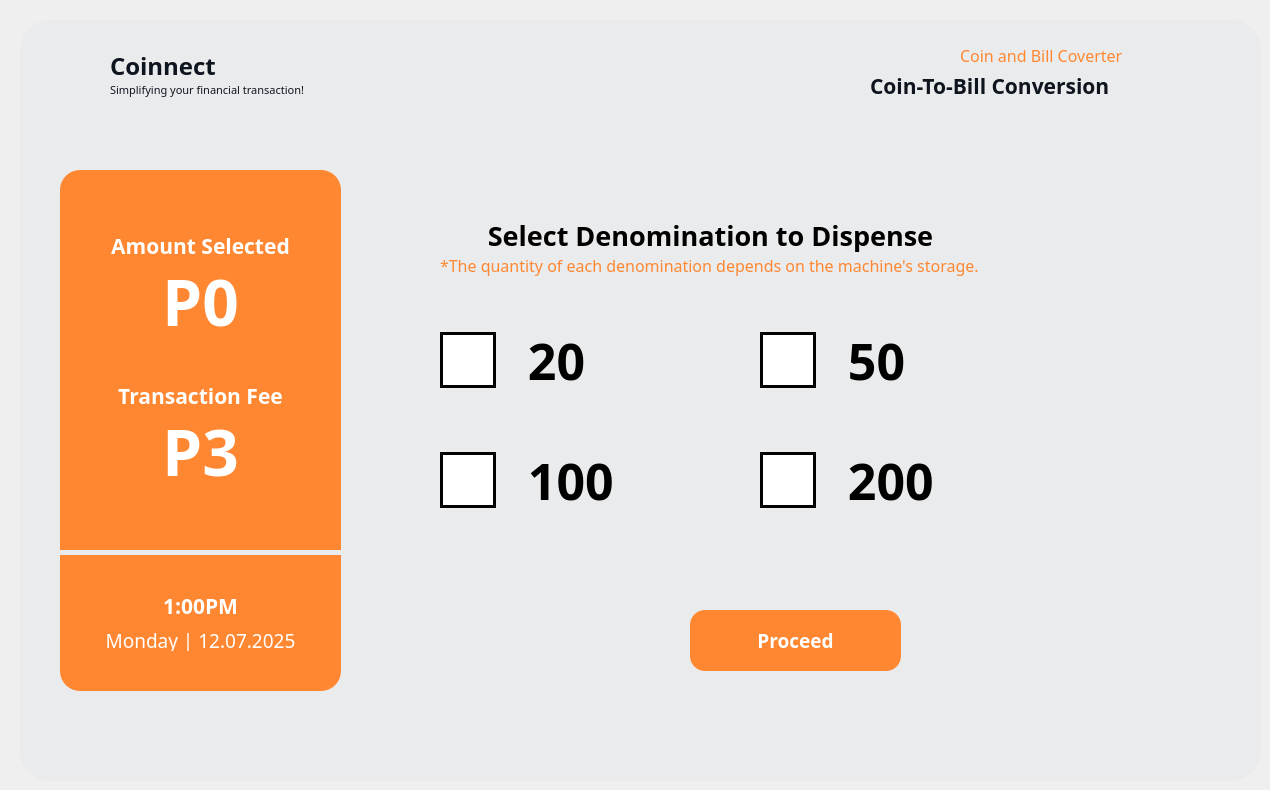
    <widget class="QWidget" name="CB_Dashboard_06">
     <widget class="QFrame" name="DashboardFrame">
      <property name="enabled">
       <bool>true</bool>
      </property>
      <property name="geometry">
       <rect>
        <x>20</x>
        <y>20</y>
        <width>1241</width>
        <height>761</height>
       </rect>
      </property>
      <property name="font">
       <font>
        <pointsize>9</pointsize>
       </font>
      </property>
      <property name="styleSheet">
       <string notr="true">QFrame {
    background-color: #eaebec;
	border-radius: 30px;
}
</string>
      </property>
      <property name="frameShape">
       <enum>QFrame::StyledPanel</enum>
      </property>
      <property name="frameShadow">
       <enum>QFrame::Raised</enum>
      </property>
      <widget class="QLabel" name="label_41">
       <property name="geometry">
        <rect>
         <x>90</x>
         <y>20</y>
         <width>141</width>
         <height>51</height>
        </rect>
       </property>
       <property name="font">
        <font>
         <family>Montserrat</family>
         <pointsize>18</pointsize>
         <weight>75</weight>
         <bold>true</bold>
        </font>
       </property>
       <property name="styleSheet">
        <string notr="true">QLabel {
    color: #0f151f;
}
</string>
       </property>
       <property name="text">
        <string>Coinnect</string>
       </property>
      </widget>
      <widget class="QLabel" name="label_42">
       <property name="geometry">
        <rect>
         <x>90</x>
         <y>60</y>
         <width>231</width>
         <height>20</height>
        </rect>
       </property>
       <property name="font">
        <font>
         <family>Montserrat</family>
         <pointsize>8</pointsize>
         <weight>50</weight>
         <bold>false</bold>
        </font>
       </property>
       <property name="styleSheet">
        <string notr="true">QLabel {
    color: #0f151f;
}
</string>
       </property>
       <property name="text">
        <string>Simplifying your financial transaction!</string>
       </property>
      </widget>
      <widget class="QLabel" name="main_logo_14">
       <property name="geometry">
        <rect>
         <x>40</x>
         <y>35</y>
         <width>40</width>
         <height>40</height>
        </rect>
       </property>
       <property name="text">
        <string/>
       </property>
       <property name="pixmap">
        <pixmap>C:/Users/Asus Tuf/Documents/dondon my documents/Research/Coinnect UI/2 Icons/Coinnect Logo.png</pixmap>
       </property>
       <property name="scaledContents">
        <bool>true</bool>
       </property>
      </widget>
      <widget class="QLabel" name="label_43">
       <property name="geometry">
        <rect>
         <x>410</x>
         <y>190</y>
         <width>561</width>
         <height>51</height>
        </rect>
       </property>
       <property name="font">
        <font>
         <family>Montserrat</family>
         <pointsize>20</pointsize>
         <weight>75</weight>
         <bold>true</bold>
        </font>
       </property>
       <property name="layoutDirection">
        <enum>Qt::LeftToRight</enum>
       </property>
       <property name="styleSheet">
        <string notr="true">QLabel {
    color: black;
	background-color: transparent;
}
</string>
       </property>
       <property name="text">
        <string>Select Denomination to Dispense</string>
       </property>
       <property name="alignment">
        <set>Qt::AlignCenter</set>
       </property>
      </widget>
      <widget class="QLabel" name="label_44">
       <property name="geometry">
        <rect>
         <x>940</x>
         <y>20</y>
         <width>201</width>
         <height>31</height>
        </rect>
       </property>
       <property name="font">
        <font>
         <family>Montserrat</family>
         <pointsize>12</pointsize>
         <weight>50</weight>
         <bold>false</bold>
        </font>
       </property>
       <property name="styleSheet">
        <string notr="true">QLabel {
    color: #ff8731;
}
</string>
       </property>
       <property name="text">
        <string>Coin and Bill Coverter</string>
       </property>
      </widget>
      <widget class="QLabel" name="label_45">
       <property name="geometry">
        <rect>
         <x>850</x>
         <y>40</y>
         <width>291</width>
         <height>51</height>
        </rect>
       </property>
       <property name="font">
        <font>
         <family>Montserrat</family>
         <pointsize>16</pointsize>
         <weight>75</weight>
         <bold>true</bold>
        </font>
       </property>
       <property name="styleSheet">
        <string notr="true">QLabel {
    color: #0F151F;
}
</string>
       </property>
       <property name="text">
        <string>Coin-To-Bill Conversion</string>
       </property>
      </widget>
      <widget class="QLabel" name="main_logo_15">
       <property name="geometry">
        <rect>
         <x>1150</x>
         <y>30</y>
         <width>50</width>
         <height>50</height>
        </rect>
       </property>
       <property name="text">
        <string/>
       </property>
       <property name="pixmap">
        <pixmap>C:/Users/Asus Tuf/Documents/dondon my documents/Research/Coinnect UI/2 Icons/Black_coin to bill.png</pixmap>
       </property>
       <property name="scaledContents">
        <bool>true</bool>
       </property>
      </widget>
      <widget class="QToolButton" name="type_foreignBtn_3">
       <property name="geometry">
        <rect>
         <x>40</x>
         <y>150</y>
         <width>281</width>
         <height>521</height>
        </rect>
       </property>
       <property name="font">
        <font>
         <family>Montserrat</family>
         <pointsize>16</pointsize>
         <weight>75</weight>
         <bold>true</bold>
        </font>
       </property>
       <property name="cursor">
        <cursorShape>ArrowCursor</cursorShape>
       </property>
       <property name="styleSheet">
        <string notr="true">QToolButton {
    background-color: #ff8731;
    color: white;
    border: none;
    border-radius: 20px;
    padding-top:30px;
    text-align: center;
}

</string>
       </property>
       <property name="text">
        <string/>
       </property>
       <property name="iconSize">
        <size>
         <width>200</width>
         <height>200</height>
        </size>
       </property>
       <property name="checkable">
        <bool>false</bool>
       </property>
       <property name="popupMode">
        <enum>QToolButton::InstantPopup</enum>
       </property>
       <property name="toolButtonStyle">
        <enum>Qt::ToolButtonTextOnly</enum>
       </property>
      </widget>
      <widget class="QToolButton" name="cb_dashboard_proceed">
       <property name="geometry">
        <rect>
         <x>670</x>
         <y>590</y>
         <width>211</width>
         <height>61</height>
        </rect>
       </property>
       <property name="font">
        <font>
         <family>Montserrat</family>
         <pointsize>14</pointsize>
         <weight>75</weight>
         <bold>true</bold>
        </font>
       </property>
       <property name="cursor">
        <cursorShape>PointingHandCursor</cursorShape>
       </property>
       <property name="styleSheet">
        <string notr="true">QToolButton {
    background-color: #ff8731;
    color: white;
    border: none;
    border-radius: 15px;
    text-align: center;
}

QToolButton:hover {
    background-color: #FFA05C;  /* light gray */
}

QToolButton:pressed {
    background-color: #F56600;
    padding-top: 15px;  /* simulate press-in */
    padding-bottom: 20px;
 
}

</string>
       </property>
       <property name="text">
        <string>Proceed</string>
       </property>
       <property name="iconSize">
        <size>
         <width>200</width>
         <height>200</height>
        </size>
       </property>
       <property name="checkable">
        <bool>false</bool>
       </property>
       <property name="popupMode">
        <enum>QToolButton::InstantPopup</enum>
       </property>
       <property name="toolButtonStyle">
        <enum>Qt::ToolButtonIconOnly</enum>
       </property>
      </widget>
      <widget class="QLabel" name="label_61">
       <property name="geometry">
        <rect>
         <x>420</x>
         <y>220</y>
         <width>651</width>
         <height>51</height>
        </rect>
       </property>
       <property name="font">
        <font>
         <family>Montserrat</family>
         <pointsize>12</pointsize>
         <weight>50</weight>
         <bold>false</bold>
        </font>
       </property>
       <property name="styleSheet">
        <string notr="true">QLabel {
    color: #ff8731;
}
</string>
       </property>
       <property name="text">
        <string>*The quantity of each denomination depends on the machine's storage.</string>
       </property>
      </widget>
      <widget class="QLabel" name="label_62">
       <property name="geometry">
        <rect>
         <x>70</x>
         <y>200</y>
         <width>221</width>
         <height>51</height>
        </rect>
       </property>
       <property name="font">
        <font>
         <family>Montserrat</family>
         <pointsize>16</pointsize>
         <weight>75</weight>
         <bold>true</bold>
        </font>
       </property>
       <property name="layoutDirection">
        <enum>Qt::LeftToRight</enum>
       </property>
       <property name="styleSheet">
        <string notr="true">QLabel {
    color: white;
	background-color: transparent;
}
</string>
       </property>
       <property name="text">
        <string>Amount Selected</string>
       </property>
       <property name="alignment">
        <set>Qt::AlignCenter</set>
       </property>
      </widget>
      <widget class="QLabel" name="cb_dashboard_selected">
       <property name="geometry">
        <rect>
         <x>90</x>
         <y>240</y>
         <width>181</width>
         <height>81</height>
        </rect>
       </property>
       <property name="font">
        <font>
         <family>Montserrat</family>
         <pointsize>48</pointsize>
         <weight>75</weight>
         <bold>true</bold>
        </font>
       </property>
       <property name="layoutDirection">
        <enum>Qt::LeftToRight</enum>
       </property>
       <property name="styleSheet">
        <string notr="true">QLabel {
    color: white;
	background-color: transparent;
}
</string>
       </property>
       <property name="text">
        <string>P0</string>
       </property>
       <property name="alignment">
        <set>Qt::AlignCenter</set>
       </property>
      </widget>
      <widget class="QLabel" name="cb_dashboard_tf">
       <property name="geometry">
        <rect>
         <x>90</x>
         <y>390</y>
         <width>181</width>
         <height>81</height>
        </rect>
       </property>
       <property name="font">
        <font>
         <family>Montserrat</family>
         <pointsize>48</pointsize>
         <weight>75</weight>
         <bold>true</bold>
        </font>
       </property>
       <property name="layoutDirection">
        <enum>Qt::LeftToRight</enum>
       </property>
       <property name="styleSheet">
        <string notr="true">QLabel {
    color: white;
	background-color: transparent;
}
</string>
       </property>
       <property name="text">
        <string>P3</string>
       </property>
       <property name="alignment">
        <set>Qt::AlignCenter</set>
       </property>
      </widget>
      <widget class="QLabel" name="label_65">
       <property name="geometry">
        <rect>
         <x>70</x>
         <y>350</y>
         <width>221</width>
         <height>51</height>
        </rect>
       </property>
       <property name="font">
        <font>
         <family>Montserrat</family>
         <pointsize>16</pointsize>
         <weight>75</weight>
         <bold>true</bold>
        </font>
       </property>
       <property name="layoutDirection">
        <enum>Qt::LeftToRight</enum>
       </property>
       <property name="styleSheet">
        <string notr="true">QLabel {
    color: white;
	background-color: transparent;
}
</string>
       </property>
       <property name="text">
        <string>Transaction Fee</string>
       </property>
       <property name="alignment">
        <set>Qt::AlignCenter</set>
       </property>
      </widget>
      <widget class="Line" name="line_6">
       <property name="geometry">
        <rect>
         <x>40</x>
         <y>530</y>
         <width>281</width>
         <height>5</height>
        </rect>
       </property>
       <property name="orientation">
        <enum>Qt::Horizontal</enum>
       </property>
      </widget>
      <widget class="QLabel" name="main_timeLabel_4">
       <property name="geometry">
        <rect>
         <x>110</x>
         <y>570</y>
         <width>141</width>
         <height>31</height>
        </rect>
       </property>
       <property name="font">
        <font>
         <family>Montserrat</family>
         <pointsize>16</pointsize>
         <weight>75</weight>
         <bold>true</bold>
        </font>
       </property>
       <property name="layoutDirection">
        <enum>Qt::LeftToRight</enum>
       </property>
       <property name="styleSheet">
        <string notr="true">QLabel {
	background-color: transparent;
    color: white;  /* or just #fff */
}
</string>
       </property>
       <property name="text">
        <string>1:00PM</string>
       </property>
       <property name="alignment">
        <set>Qt::AlignCenter</set>
       </property>
      </widget>
      <widget class="QLabel" name="main_DateLabel_4">
       <property name="geometry">
        <rect>
         <x>60</x>
         <y>610</y>
         <width>241</width>
         <height>21</height>
        </rect>
       </property>
       <property name="font">
        <font>
         <family>Montserrat</family>
         <pointsize>14</pointsize>
         <weight>50</weight>
         <bold>false</bold>
        </font>
       </property>
       <property name="styleSheet">
        <string notr="true">QLabel {
	background-color: transparent;
    color: white;  /* or just #fff */
}
</string>
       </property>
       <property name="text">
        <string>Monday | 12.07.2025</string>
       </property>
       <property name="alignment">
        <set>Qt::AlignCenter</set>
       </property>
      </widget>
      <widget class="QCheckBox" name="cb_dashboard_20">
       <property name="geometry">
        <rect>
         <x>420</x>
         <y>300</y>
         <width>161</width>
         <height>81</height>
        </rect>
       </property>
       <property name="font">
        <font>
         <family>Montserrat</family>
         <pointsize>-1</pointsize>
         <weight>75</weight>
         <bold>true</bold>
        </font>
       </property>
       <property name="styleSheet">
        <string notr="true">QCheckBox {
    color: black;
    background-color: transparent;
    font-size: 50px;
}

QCheckBox::indicator {
    width: 50px;
    height: 50px;
}

/* CHECKED */
QCheckBox::indicator:checked {
    background-color: #F56600;
    border: 3px solid #F56600;
    image: url(&quot;D:/Coinnect UI/checkWhite.png&quot;);
}

/* UNCHECKED */
QCheckBox::indicator:unchecked {
    background-color: white;
    border: 3px solid #000000;
}

/* DISABLED STATE (Visually Greyed Out) */
QCheckBox:disabled {
    color: grey;
}

QCheckBox::indicator:disabled {
    background-color: #CCCCCC;
    border: 3px solid #aaaaaa;
}
</string>
       </property>
       <property name="text">
        <string>  20</string>
       </property>
       <property name="tristate">
        <bool>false</bool>
       </property>
      </widget>
      <widget class="QCheckBox" name="cb_dashboard_50">
       <property name="geometry">
        <rect>
         <x>740</x>
         <y>300</y>
         <width>161</width>
         <height>81</height>
        </rect>
       </property>
       <property name="font">
        <font>
         <family>Montserrat</family>
         <pointsize>-1</pointsize>
         <weight>75</weight>
         <bold>true</bold>
        </font>
       </property>
       <property name="styleSheet">
        <string notr="true">QCheckBox {
    color: black;
    background-color: transparent;
    font-size: 50px;
}

QCheckBox::indicator {
    width: 50px;
    height: 50px;
}

/* CHECKED */
QCheckBox::indicator:checked {
    background-color: #F56600;
    border: 3px solid #F56600;
    image: url(&quot;D:/Coinnect UI/checkWhite.png&quot;);
}

/* UNCHECKED */
QCheckBox::indicator:unchecked {
    background-color: white;
    border: 3px solid #000000;
}

/* DISABLED STATE (Visually Greyed Out) */
QCheckBox:disabled {
    color: grey;
}

QCheckBox::indicator:disabled {
    background-color: #CCCCCC;
    border: 3px solid #aaaaaa;
}
</string>
       </property>
       <property name="text">
        <string>  50</string>
       </property>
       <property name="tristate">
        <bool>false</bool>
       </property>
      </widget>
      <widget class="QCheckBox" name="cb_dashboard_100">
       <property name="geometry">
        <rect>
         <x>420</x>
         <y>420</y>
         <width>241</width>
         <height>81</height>
        </rect>
       </property>
       <property name="font">
        <font>
         <family>Montserrat</family>
         <pointsize>-1</pointsize>
         <weight>75</weight>
         <bold>true</bold>
        </font>
       </property>
       <property name="styleSheet">
        <string notr="true">QCheckBox {
    color: black;
    background-color: transparent;
    font-size: 50px;
}

QCheckBox::indicator {
    width: 50px;
    height: 50px;
}

/* CHECKED */
QCheckBox::indicator:checked {
    background-color: #F56600;
    border: 3px solid #F56600;
    image: url(&quot;D:/Coinnect UI/checkWhite.png&quot;);
}

/* UNCHECKED */
QCheckBox::indicator:unchecked {
    background-color: white;
    border: 3px solid #000000;
}

/* DISABLED STATE (Visually Greyed Out) */
QCheckBox:disabled {
    color: grey;
}

QCheckBox::indicator:disabled {
    background-color: #CCCCCC;
    border: 3px solid #aaaaaa;
}
</string>
       </property>
       <property name="text">
        <string>  100</string>
       </property>
       <property name="tristate">
        <bool>false</bool>
       </property>
      </widget>
      <widget class="QCheckBox" name="cb_dashboard_200">
       <property name="geometry">
        <rect>
         <x>740</x>
         <y>420</y>
         <width>241</width>
         <height>81</height>
        </rect>
       </property>
       <property name="font">
        <font>
         <family>Montserrat</family>
         <pointsize>-1</pointsize>
         <weight>75</weight>
         <bold>true</bold>
        </font>
       </property>
       <property name="styleSheet">
        <string notr="true">QCheckBox {
    color: black;
    background-color: transparent;
    font-size: 50px;
}

QCheckBox::indicator {
    width: 50px;
    height: 50px;
}

/* CHECKED */
QCheckBox::indicator:checked {
    background-color: #F56600;
    border: 3px solid #F56600;
    image: url(&quot;D:/Coinnect UI/checkWhite.png&quot;);
}

/* UNCHECKED */
QCheckBox::indicator:unchecked {
    background-color: white;
    border: 3px solid #000000;
}

/* DISABLED STATE (Visually Greyed Out) */
QCheckBox:disabled {
    color: grey;
}

QCheckBox::indicator:disabled {
    background-color: #CCCCCC;
    border: 3px solid #aaaaaa;
}
</string>
       </property>
       <property name="text">
        <string>  200</string>
       </property>
       <property name="tristate">
        <bool>false</bool>
       </property>
      </widget>
      <widget class="QPushButton" name="converter_select_backBtn_3">
       <property name="geometry">
        <rect>
         <x>50</x>
         <y>700</y>
         <width>21</width>
         <height>41</height>
        </rect>
       </property>
       <property name="font">
        <font>
         <family>Montserrat</family>
         <pointsize>12</pointsize>
         <weight>75</weight>
         <bold>true</bold>
        </font>
       </property>
       <property name="cursor">
        <cursorShape>PointingHandCursor</cursorShape>
       </property>
       <property name="styleSheet">
        <string notr="true">QPushButton {
    background-color: #eaebec;
    border-radius: 30px;
}


QPushButton:pressed {
    padding-top: 8px;  /* simulate press-in */
    padding-bottom: 7px;
    box-shadow: inset 0px 2px 4px rgba(255, 255, 255, 0.4); /* lighter shadow */
}
</string>
       </property>
       <property name="text">
        <string/>
       </property>
       <property name="icon">
        <iconset>
         <normaloff>C:/Users/Asus Tuf/Downloads/back.png</normaloff>C:/Users/Asus Tuf/Downloads/back.png</iconset>
       </property>
       <property name="iconSize">
        <size>
         <width>20</width>
         <height>20</height>
        </size>
       </property>
      </widget>
      <zorder>label_61</zorder>
      <zorder>label_45</zorder>
      <zorder>type_foreignBtn_3</zorder>
      <zorder>label_41</zorder>
      <zorder>label_42</zorder>
      <zorder>main_logo_14</zorder>
      <zorder>label_43</zorder>
      <zorder>label_44</zorder>
      <zorder>main_logo_15</zorder>
      <zorder>cb_dashboard_proceed</zorder>
      <zorder>label_62</zorder>
      <zorder>cb_dashboard_selected</zorder>
      <zorder>cb_dashboard_tf</zorder>
      <zorder>label_65</zorder>
      <zorder>line_6</zorder>
      <zorder>main_timeLabel_4</zorder>
      <zorder>main_DateLabel_4</zorder>
      <zorder>cb_dashboard_20</zorder>
      <zorder>cb_dashboard_50</zorder>
      <zorder>cb_dashboard_100</zorder>
      <zorder>cb_dashboard_200</zorder>
      <zorder>converter_select_backBtn_3</zorder>
     </widget>
    </widget>
